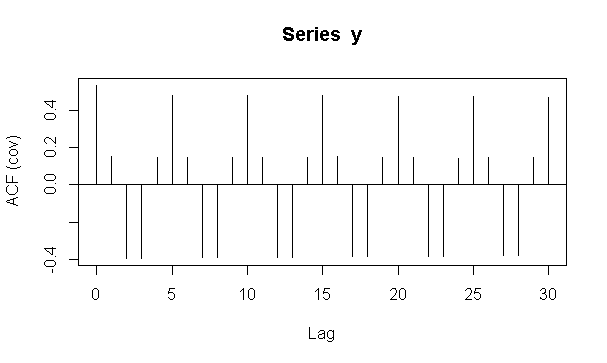

R code for this plot:
k=c(1:1000)
t=sin(2*pi*0.2*k)
sigt=var(t)
sige=sigt/10
e=rnorm(1000,0,sqrt(sige))
y=sin(2*pi*0.2*k)+e

acf(y,lag.max =NULL,type="covariance",plot=TRUE)
# in the plot we can see that the graph repeats at lags of 5 which implies the frequency is 0.2
